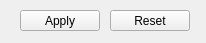
<?xml version="1.0" encoding="UTF-8"?>
<ui version="4.0">
 <class>CVImageROIEmbeddedWidget</class>
 <widget class="QWidget" name="CVImageROIEmbeddedWidget">
  <property name="geometry">
   <rect>
    <x>0</x>
    <y>0</y>
    <width>206</width>
    <height>43</height>
   </rect>
  </property>
  <property name="windowTitle">
   <string>Form</string>
  </property>
  <widget class="QPushButton" name="mpApplyButton">
   <property name="geometry">
    <rect>
     <x>20</x>
     <y>10</y>
     <width>80</width>
     <height>21</height>
    </rect>
   </property>
   <property name="text">
    <string>Apply</string>
   </property>
  </widget>
  <widget class="QPushButton" name="mpResetButton">
   <property name="geometry">
    <rect>
     <x>110</x>
     <y>10</y>
     <width>80</width>
     <height>21</height>
    </rect>
   </property>
   <property name="text">
    <string>Reset</string>
   </property>
  </widget>
 </widget>
 <resources/>
 <connections/>
</ui>
